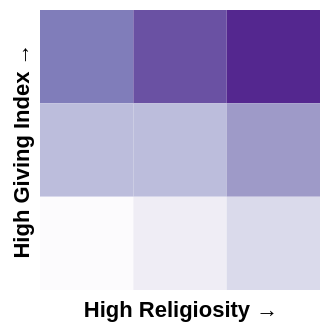

The specification (Vega-Lite) saved for this image:
### Vega-Lite specification from a JSON file in a GitHub repository (floating-point values rounded to 4 significant figures)
{"$schema": "https://vega.github.io/schema/vega-lite/v5.json", "data": {"values": [{"High Giving Index →": "A", "High Religiosity →": "A", "color": "7", "Meaning": "High WGI, Low Religiosity"}, {"High Giving Index →": "A", "High Religiosity →": "B", "color": "8", "Meaning": "High WGI, Average Religiosity"}, {"High Giving Index →": "A", "High Religiosity →": "C", "color": "9", "Meaning": "High WGI, High Religiosity"}, {"High Giving Index →": "B", "High Religiosity →": "A", "color": "5", "Meaning": "Average WGI, Low Religiosity"}, {"High Giving Index →": "B", "High Religiosity →": "B", "color": "5", "Meaning": "Average WGI, Average Religiosity"}, {"High Giving Index →": "B", "High Religiosity →": "C", "color": "6", "Meaning": "Average WGI, High Religiosity"}, {"High Giving Index →": "C", "High Religiosity →": "A", "color": "1", "Meaning": "Low WGI, Low Religiosity"}, {"High Giving Index →": "C", "High Religiosity →": "B", "color": "2", "Meaning": "Low WGI, Average Religiosity"}, {"High Giving Index →": "C", "High Religiosity →": "C", "color": "3", "Meaning": "Low WGI, High Religiosity"}]}, "mark": {"type": "rect"}, "config": {"background": "transparent", "view": {"stroke": "transparent"}}, "height": 140, "width": 140, "encoding": {"y": {"field": "High Giving Index →", "type": "nominal", "axis": {"domainColor": "transparent", "labels": false, "ticks": false, "titleColor": "black"}}, "x": {"field": "High Religiosity →", "type": "nominal", "axis": {"domainColor": "transparent", "labels": false, "ticks": false, "titleColor": "black"}}, "color": {"legend": null, "type": "nominal", "field": "color", "scale": {"range": ["#FCFBFD", "#EFEDF5", "#DADAEB", "#BCBDDC", "#9E9AC8", "#807DBA", "#6A51A3", "#54278F", "#3F007D"]}}, "tooltip": [{"field": "Meaning", "type": "nominal", "title": "Classification"}]}}
